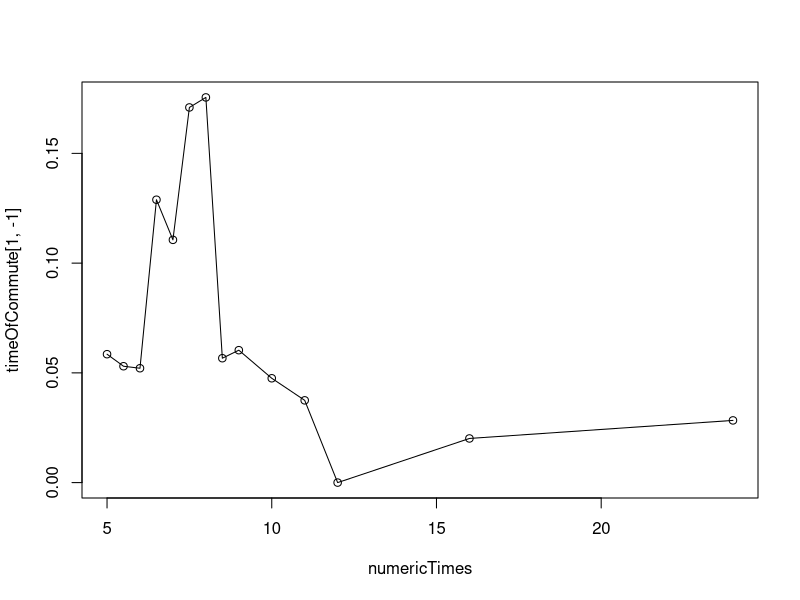
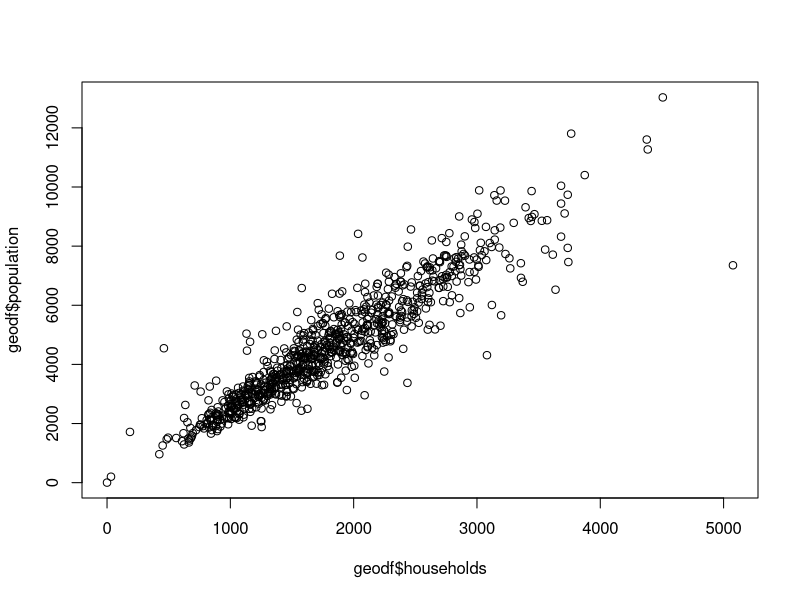
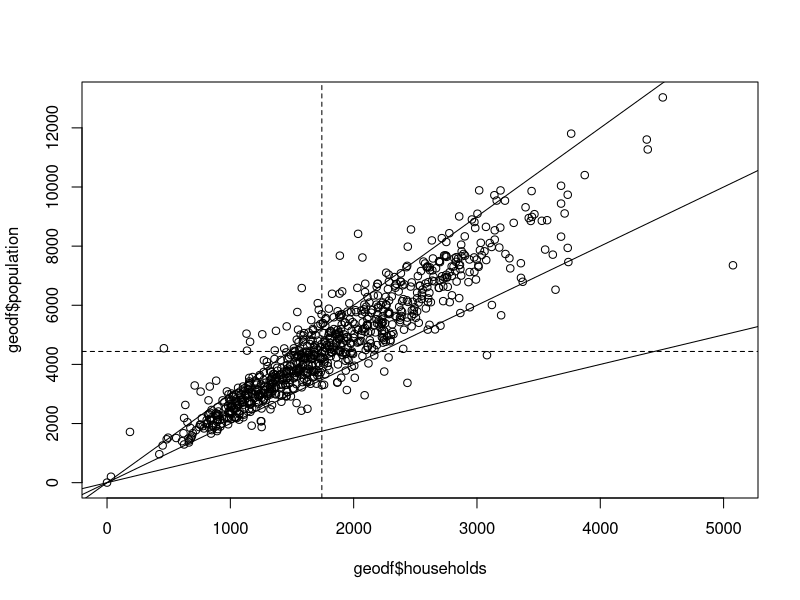
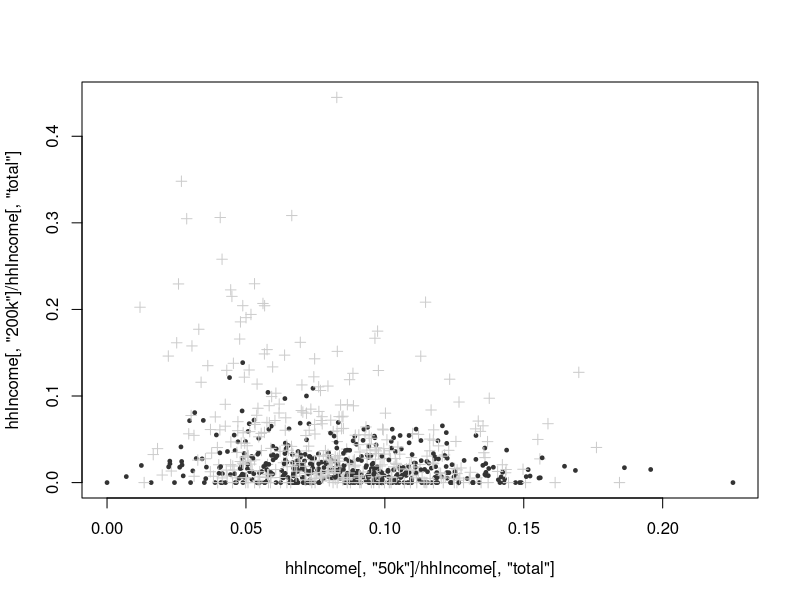
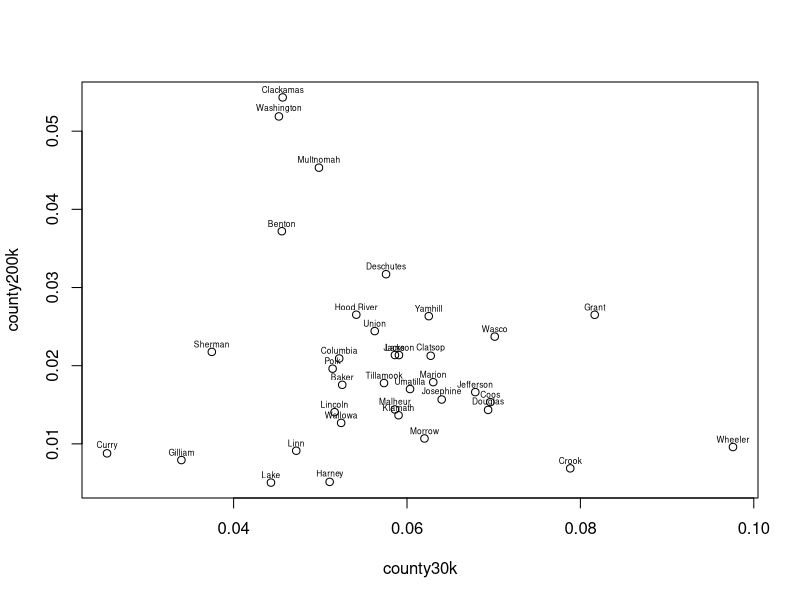
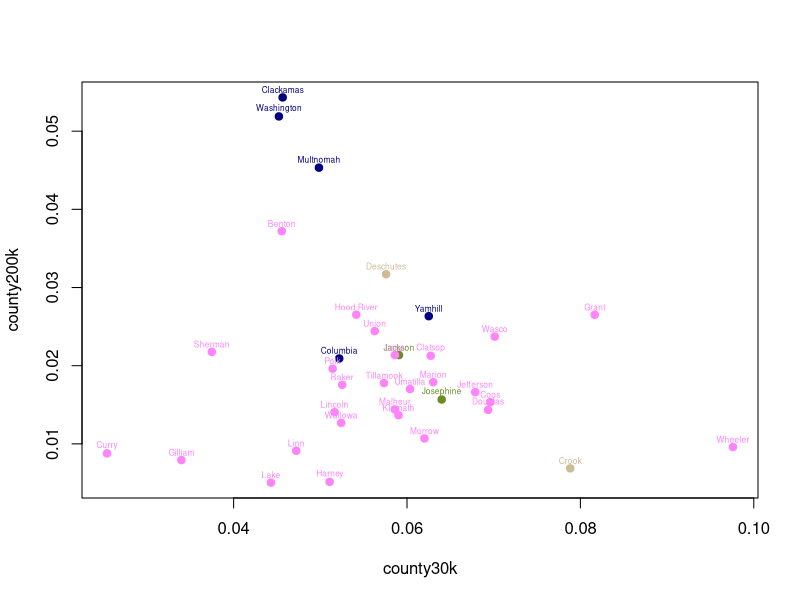
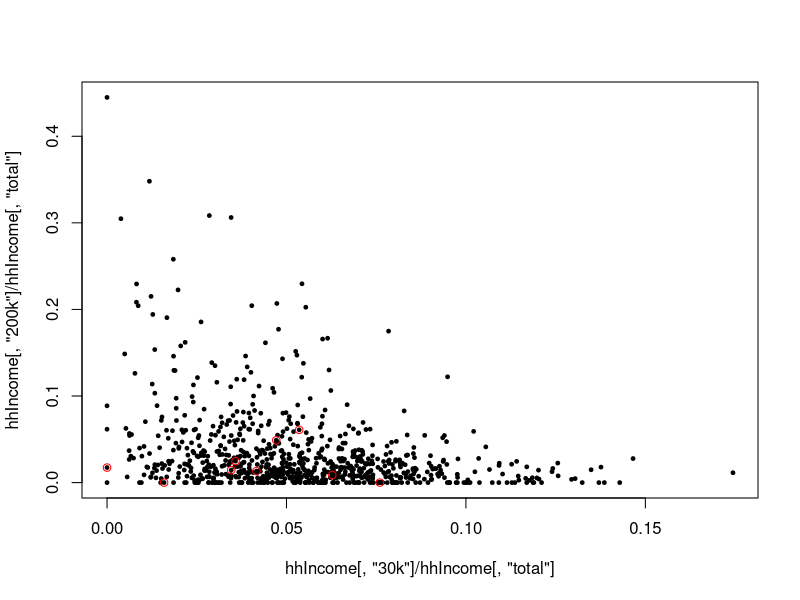
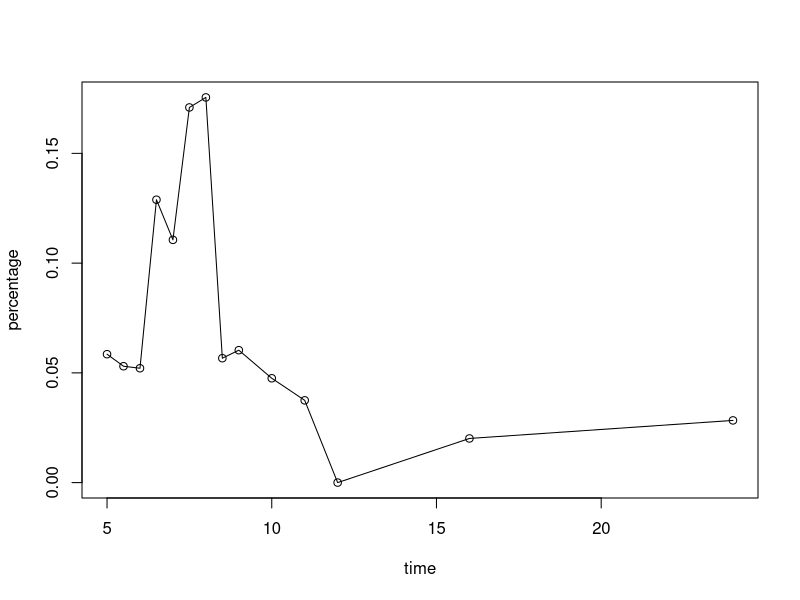

Write the R code that produced these figures, in order.
# Load libraries

OUTDIR = "../book/img/ch04/"
dir.create(OUTDIR, FALSE)
options(width=70)

############### copy from last time

lengthOfCommute = read.csv("data/ch03/lengthOfCommute.csv",as.is=TRUE,check.names=FALSE)
lengthOfCommute = as.matrix(lengthOfCommute)
longCommute = lengthOfCommute[,"45m"] + lengthOfCommute[,"60m"] +
              lengthOfCommute[,"90m"]
longCommutePerc = longCommute / lengthOfCommute[,"total"]
hhIncome = read.csv("data/ch03/hhIncome.csv",as.is=TRUE, check.names=FALSE)
hhIncome = as.matrix(hhIncome)
cumIncome = t(apply(hhIncome[,-1],1,cumsum)) / hhIncome[,1]
meansOfCommute = read.csv("data/ch03/meansOfCommute.csv",as.is=TRUE,check.names=FALSE)
meansOfCommute = as.matrix(meansOfCommute)
walkPerc = meansOfCommute[,"walk"] / meansOfCommute[,"total"]
carPerc = meansOfCommute[,"car"] / meansOfCommute[,"total"]
bikePerc = meansOfCommute[,"bike"] / meansOfCommute[,"total"]

############### scatter
geodf = read.csv("data/ch03/geodf.csv", as.is=TRUE)

pdf(paste0(OUTDIR, "simpleScatter.pdf"), 5, 5)
plot(geodf$households, geodf$population)
dev.off()

pdf(paste0(OUTDIR, "simpleScatterLines.pdf"), 5, 5)
plot(geodf$households, geodf$population)
abline(0,1)
abline(0,2)
abline(0,3)
abline(v=median(geodf$households), lty="dashed")
abline(h=median(geodf$population), lty="dashed")
dev.off()

pchVals = rep(19, nrow(geodf))
pchVals[geodf$csa == "Portland"] = 3

cexVals = rep(0.5, nrow(geodf))
cexVals[geodf$csa == "Portland"] = 1

colVals = rep(grey(0.2), nrow(geodf))
colVals[geodf$csa == "Portland"] = grey(0.8)

pdf(paste0(OUTDIR, "incomeScatter.pdf"), 5, 5)
plot(hhIncome[,"50k"]/hhIncome[,"total"],
     hhIncome[,"200k"]/hhIncome[,"total"],
     pch=pchVals,
     cex=cexVals,
     col=colVals)
dev.off()

############### text

county30k = tapply(hhIncome[,"30k"], geodf$county, sum)
county200k = tapply(hhIncome[,"200k"], geodf$county, sum)
countyTotal = tapply(hhIncome[,"total"], geodf$county, sum)
county30k = county30k / countyTotal
county200k = county200k / countyTotal

pdf(paste0(OUTDIR, "incomeScatterCounty.pdf"), 8, 6)
plot(county30k, county200k)
text(county30k, county200k+0.001, names(county30k),cex=0.5)
dev.off()

csaValues = geodf$csa[match(names(county30k), geodf$county)]
csaValues

csaSet = unique(geodf$csa)
index = match(csaValues, csaSet)
index

colVals = c("orchid1","navy","wheat3","olivedrab")
colVals[index]

pdf(paste0(OUTDIR, "incomeScatterCountyCols.pdf"), 8, 6)
plot(county30k, county200k, col=colVals[index], pch=19)
text(county30k, county200k+0.001, names(county30k),col=colVals[index],cex=0.5)
dev.off()

data.frame(csaSet,colVals)


############### points

pdf(paste0(OUTDIR, "redPointsPlot.pdf"), 5, 5)
plot(hhIncome[,"30k"] / hhIncome[,"total"],
     hhIncome[,"200k"] / hhIncome[,"total"],
     col="black",
     pch=19,
     cex=0.5)

index = which(walkPerc > 0.3)

points(hhIncome[index,"30k"] / hhIncome[index,"total"],
       hhIncome[index,"200k"] / hhIncome[index,"total"],
       col="red")
dev.off()


############### line plot
timeOfCommute = read.csv("data/ch03/timeOfCommute.csv",
                         as.is=TRUE,check.names=FALSE)
timeOfCommute = as.matrix(timeOfCommute)
timeOfCommute[,-1] = timeOfCommute[,-1] / timeOfCommute[,1]
timeOfCommute[1:5,]

numericTimes = c(5,5.5,6,6.5,7,7.5,8,8.5,9,10,11,12,16,24)

plot(numericTimes, timeOfCommute[1,-1])
lines(numericTimes, timeOfCommute[1,-1])

pdf(paste0(OUTDIR, "simpleLinePlot.pdf"), 8, 5)
plot(numericTimes, timeOfCommute[1,-1], axes=TRUE,
     xlab="time", ylab="percentage")
lines(numericTimes, timeOfCommute[1,-1])
dev.off()

timeOfCommuteDens = timeOfCommute[,-1]
timeOfCommuteDens[,1] = timeOfCommuteDens[,1] / 5
timeOfCommuteDens[,2:9] = timeOfCommuteDens[,2:9] * 2
timeOfCommuteDens[,13] = timeOfCommuteDens[,13] / 4
timeOfCommuteDens[,14] = timeOfCommuteDens[,14] / 8

pdf(paste0(OUTDIR, "betterLinePlot.pdf"), 8, 5)
plot(numericTimes, timeOfCommuteDens[1,], axes=FALSE,
     xlab="time", ylab="percentage")
lines(numericTimes, timeOfCommuteDens[1,])
box()
axis(2)
axis(1,at=numericTimes, label=colnames(timeOfCommuteDens), las=2)
dev.off()

pdf(paste0(OUTDIR, "aggregateLinePlot.pdf"), 8, 5)
plot(numericTimes, timeOfCommuteDens[1,], type="n", axes=FALSE,
     xlab="time", ylab="density", ylim=c(0,0.4))
for(j in 1:nrow(timeOfCommute)) {
  lines(numericTimes, timeOfCommuteDens[j,],col=rgb(0,0,0,0.01))
}
axis(2)
axis(1,at=numericTimes, label=colnames(timeOfCommuteDens), las=2)

medianTimes = apply(timeOfCommuteDens,2,median)
lines(numericTimes, medianTimes)

q1Times = apply(timeOfCommuteDens,2,quantile,probs=0.25)
lines(numericTimes, q1Times, col=rgb(0,0,0), lty="dashed")

q3Times = apply(timeOfCommuteDens,2,quantile,probs=0.75)
lines(numericTimes, q3Times, col=rgb(0,0,0), lty="dashed")
dev.off()


############### scatter plot matrix

tractData = data.frame(walkPerc, carPerc,
                       inc30k=timeOfCommuteDens[,"7am"],
                       inc200k=hhIncome[,"200k"]/hhIncome[,"total"])

tractData = tractData[apply(is.na(tractData),1,sum) == 0, ]

for (i in 1:5) {
  for (j in 1:5) {
    if (i < j) print(paste(i,":",j))
  }
}

pdf(paste0(OUTDIR, "scatterPlotMatrix.pdf"), 8, 8)
par(mfrow=c(4,4))
par(mar=c(1,1,1,1))
par(oma=c(2,2,2,2))
for (i in 1:ncol(tractData)) {
  for (j in 1:ncol(tractData)) {
    plot(tractData[,j],tractData[,i], pch=19,col=rgb(0,0,0,0.2),
         axes=FALSE)
    box()
    if (i == 1) title(main=colnames(tractData)[j])
    if (i == ncol(tractData)) axis(1)
    if (j == 1) axis(2)
  }
}
dev.off()

############### correlation matrix

corMat = cor(tractData)
round(corMat,2)

pdf(paste0(OUTDIR, "correlationMatrix.pdf"), 5, 5)
par(mar=c(0,0,0,0))
plot(1:ncol(corMat),1:ncol(corMat),type="n",axes=FALSE,
     ylim=c(0.6,ncol(corMat)+0.4),xlim=c(0.6,ncol(corMat)+0.4))

for (i in 1:nrow(corMat)) {
  for (j in 1:ncol(corMat)) {
    if (i!=j) {
      points(i,j,pch=19,col=grey(1-abs(corMat[i,j])), cex=3)
      if (corMat[i,j] > 0) text(i,j,"+",col=grey(abs(corMat[i,j])))
      if (corMat[i,j] < 0) text(i,j,"-",col=grey(abs(corMat[i,j])))
    } else {
      text(i,j,colnames(corMat)[j],cex=0.5)
    }
  }
}
dev.off()




